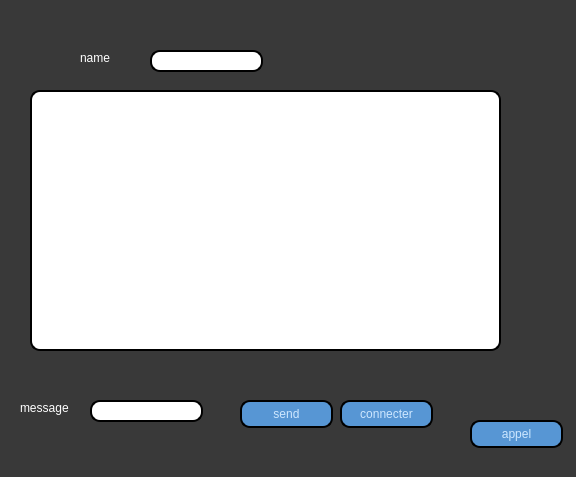
<?xml version="1.0" encoding="UTF-8"?>
<ui version="4.0">
 <class>chatbox</class>
 <widget class="QDialog" name="chatbox">
  <property name="geometry">
   <rect>
    <x>0</x>
    <y>0</y>
    <width>576</width>
    <height>477</height>
   </rect>
  </property>
  <property name="windowTitle">
   <string>Dialog</string>
  </property>
  <property name="styleSheet">
   <string notr="true">background-color: rgb(57, 57, 57);</string>
  </property>
  <widget class="QPushButton" name="bind">
   <property name="geometry">
    <rect>
     <x>340</x>
     <y>400</y>
     <width>93</width>
     <height>28</height>
    </rect>
   </property>
   <property name="styleSheet">
    <string notr="true">QPushButton {
border: 2px solid black;
font: 75 8pt &quot;MS Shell Dlg 2&quot;;
border-radius: 10px;
color: rgb(205, 231, 255);
padding: 0 8px;
background-color: rgb(87, 150, 212);
font: bold, &quot;Comic Sans MS&quot;;;
text-align:center;
}

QPushButton:hover  { 
background-color: rgb(95, 166, 232);
}

QPushButton:pressed  { 
background-color: rgb(82, 142, 199	);
}
</string>
   </property>
   <property name="text">
    <string>connecter</string>
   </property>
  </widget>
  <widget class="QLineEdit" name="name">
   <property name="geometry">
    <rect>
     <x>150</x>
     <y>50</y>
     <width>113</width>
     <height>22</height>
    </rect>
   </property>
   <property name="styleSheet">
    <string notr="true">border: 2px solid black;
font: 75 8pt &quot;MS Shell Dlg 2&quot;;
border-radius: 10px;
padding: 0 8px;
background: white;
font: bold, &quot;Comic Sans MS&quot;;;
text-align:center;</string>
   </property>
  </widget>
  <widget class="QLabel" name="label_4">
   <property name="geometry">
    <rect>
     <x>230</x>
     <y>750</y>
     <width>56</width>
     <height>16</height>
    </rect>
   </property>
   <property name="text">
    <string>message</string>
   </property>
  </widget>
  <widget class="QPushButton" name="bind_2">
   <property name="geometry">
    <rect>
     <x>550</x>
     <y>750</y>
     <width>93</width>
     <height>28</height>
    </rect>
   </property>
   <property name="text">
    <string>connecter</string>
   </property>
  </widget>
  <widget class="QPushButton" name="sent">
   <property name="geometry">
    <rect>
     <x>240</x>
     <y>400</y>
     <width>93</width>
     <height>28</height>
    </rect>
   </property>
   <property name="styleSheet">
    <string notr="true">QPushButton {
border: 2px solid black;
font: 75 8pt &quot;MS Shell Dlg 2&quot;;
border-radius: 10px;
color: rgb(205, 231, 255);
padding: 0 8px;
background-color: rgb(87, 150, 212);
font: bold, &quot;Comic Sans MS&quot;;;
text-align:center;
}

QPushButton:hover  { 
background-color: rgb(95, 166, 232);
}

QPushButton:pressed  { 
background-color: rgb(82, 142, 199	);
}
</string>
   </property>
   <property name="text">
    <string>send</string>
   </property>
  </widget>
  <widget class="QLabel" name="label">
   <property name="geometry">
    <rect>
     <x>80</x>
     <y>50</y>
     <width>56</width>
     <height>16</height>
    </rect>
   </property>
   <property name="styleSheet">
    <string notr="true">color: rgb(255, 255, 255);</string>
   </property>
   <property name="text">
    <string>name</string>
   </property>
  </widget>
  <widget class="QLineEdit" name="message_2">
   <property name="geometry">
    <rect>
     <x>310</x>
     <y>750</y>
     <width>113</width>
     <height>22</height>
    </rect>
   </property>
  </widget>
  <widget class="QLabel" name="label_2">
   <property name="geometry">
    <rect>
     <x>20</x>
     <y>400</y>
     <width>56</width>
     <height>16</height>
    </rect>
   </property>
   <property name="styleSheet">
    <string notr="true">color: rgb(255, 255, 255);</string>
   </property>
   <property name="text">
    <string>message</string>
   </property>
  </widget>
  <widget class="QLineEdit" name="message">
   <property name="geometry">
    <rect>
     <x>90</x>
     <y>400</y>
     <width>113</width>
     <height>22</height>
    </rect>
   </property>
   <property name="styleSheet">
    <string notr="true">border: 2px solid black;
font: 75 8pt &quot;MS Shell Dlg 2&quot;;
border-radius: 10px;
padding: 0 8px;
background: white;
font: bold, &quot;Comic Sans MS&quot;;;
text-align:center;</string>
   </property>
  </widget>
  <widget class="QTextEdit" name="textEdit">
   <property name="geometry">
    <rect>
     <x>30</x>
     <y>90</y>
     <width>471</width>
     <height>261</height>
    </rect>
   </property>
   <property name="styleSheet">
    <string notr="true">border: 2px solid black;
font: 75 8pt &quot;MS Shell Dlg 2&quot;;
border-radius: 10px;
padding: 0 8px;
background: white;
font: bold, &quot;Comic Sans MS&quot;;;
text-align:center;</string>
   </property>
  </widget>
  <widget class="QPushButton" name="sent_2">
   <property name="geometry">
    <rect>
     <x>450</x>
     <y>750</y>
     <width>93</width>
     <height>28</height>
    </rect>
   </property>
   <property name="text">
    <string>send</string>
   </property>
  </widget>
  <widget class="QPushButton" name="appeler">
   <property name="geometry">
    <rect>
     <x>470</x>
     <y>420</y>
     <width>93</width>
     <height>28</height>
    </rect>
   </property>
   <property name="styleSheet">
    <string notr="true">QPushButton {
border: 2px solid black;
font: 75 8pt &quot;MS Shell Dlg 2&quot;;
border-radius: 10px;
color: rgb(205, 231, 255);
padding: 0 8px;
background-color: rgb(87, 150, 212);
font: bold, &quot;Comic Sans MS&quot;;;
text-align:center;
}

QPushButton:hover  { 
background-color: rgb(95, 166, 232);
}

QPushButton:pressed  { 
background-color: rgb(82, 142, 199	);
}
</string>
   </property>
   <property name="text">
    <string>appel</string>
   </property>
  </widget>
 </widget>
 <resources/>
 <connections/>
</ui>
